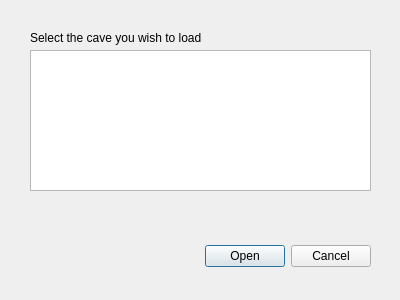
<?xml version="1.0" encoding="UTF-8"?>
<ui version="4.0">
 <class>AvailableCaveList</class>
 <widget class="QDialog" name="AvailableCaveList">
  <property name="geometry">
   <rect>
    <x>0</x>
    <y>0</y>
    <width>400</width>
    <height>300</height>
   </rect>
  </property>
  <property name="windowTitle">
   <string>Locally Available Caves</string>
  </property>
  <widget class="QDialogButtonBox" name="buttonBox">
   <property name="geometry">
    <rect>
     <x>30</x>
     <y>240</y>
     <width>341</width>
     <height>32</height>
    </rect>
   </property>
   <property name="orientation">
    <enum>Qt::Horizontal</enum>
   </property>
   <property name="standardButtons">
    <set>QDialogButtonBox::Cancel|QDialogButtonBox::Open</set>
   </property>
  </widget>
  <widget class="QListWidget" name="lstCaves">
   <property name="geometry">
    <rect>
     <x>30</x>
     <y>50</y>
     <width>341</width>
     <height>141</height>
    </rect>
   </property>
  </widget>
  <widget class="QLabel" name="label">
   <property name="geometry">
    <rect>
     <x>30</x>
     <y>30</y>
     <width>261</width>
     <height>16</height>
    </rect>
   </property>
   <property name="text">
    <string>Select the cave you wish to load</string>
   </property>
  </widget>
 </widget>
 <resources/>
 <connections>
  <connection>
   <sender>buttonBox</sender>
   <signal>accepted()</signal>
   <receiver>AvailableCaveList</receiver>
   <slot>accept()</slot>
   <hints>
    <hint type="sourcelabel">
     <x>248</x>
     <y>254</y>
    </hint>
    <hint type="destinationlabel">
     <x>157</x>
     <y>274</y>
    </hint>
   </hints>
  </connection>
  <connection>
   <sender>buttonBox</sender>
   <signal>rejected()</signal>
   <receiver>AvailableCaveList</receiver>
   <slot>reject()</slot>
   <hints>
    <hint type="sourcelabel">
     <x>316</x>
     <y>260</y>
    </hint>
    <hint type="destinationlabel">
     <x>286</x>
     <y>274</y>
    </hint>
   </hints>
  </connection>
 </connections>
</ui>
